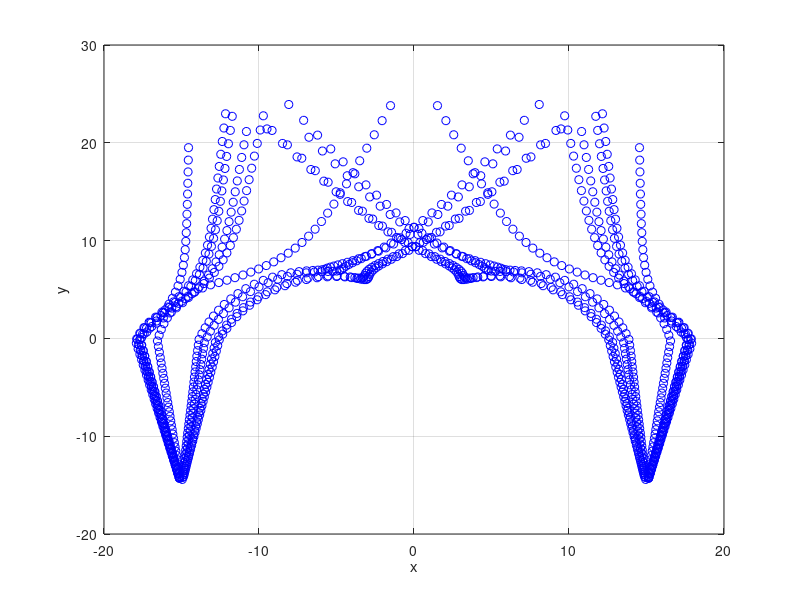

This chart was generated by the following MATLAB code:
clc
clear all;
close all;

%%
% load('datacell.mat');
% 
% numTraject = size(datacell, 2);
% 
% figure(1);
% hold on;
% for i = 1: size(datacell, 2)
%    scatter(datacell{1,i}(:,1), datacell{1,i}(:,2), 'b');
% end
% grid on
% box on
% xlabel('x');
% ylabel('y');
% hold off
% 
% figure(2);
% hold on;
% for i = 1: size(datacell, 2)
%    scatter(-datacell{1,i}(:,1), datacell{1,i}(:,2), 'b');
% end
% grid on
% box on
% xlabel('x');
% ylabel('y');
% hold off


load('dataFollowerTest');
figure(3);
hold on
scatter(data.Trajectory(:,1), data.Trajectory(:,2), 'b');
scatter(-data.Trajectory(:,1), data.Trajectory(:,2), 'b');
grid on
box on
xlabel('x');
ylabel('y');
hold off


